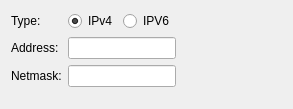
<?xml version="1.0" encoding="UTF-8"?>
<ui version="4.0">
 <class>AddressEditor</class>
 <widget class="QWidget" name="AddressEditor">
  <property name="geometry">
   <rect>
    <x>0</x>
    <y>0</y>
    <width>293</width>
    <height>109</height>
   </rect>
  </property>
  <property name="windowTitle">
   <string>Form</string>
  </property>
  <layout class="QFormLayout" name="formLayout">
   <property name="fieldGrowthPolicy">
    <enum>QFormLayout::FieldsStayAtSizeHint</enum>
   </property>
   <item row="0" column="0">
    <widget class="QLabel" name="label_3">
     <property name="text">
      <string>Type:</string>
     </property>
    </widget>
   </item>
   <item row="1" column="0">
    <widget class="QLabel" name="label">
     <property name="text">
      <string>Address:</string>
     </property>
    </widget>
   </item>
   <item row="1" column="1">
    <widget class="QLineEdit" name="address"/>
   </item>
   <item row="2" column="0">
    <widget class="QLabel" name="label_2">
     <property name="text">
      <string>Netmask:</string>
     </property>
    </widget>
   </item>
   <item row="2" column="1">
    <widget class="QLineEdit" name="netmask"/>
   </item>
   <item row="0" column="1">
    <layout class="QHBoxLayout" name="horizontalLayout_2">
     <item>
      <widget class="QRadioButton" name="ipv4">
       <property name="text">
        <string>IPv4</string>
       </property>
       <property name="checked">
        <bool>true</bool>
       </property>
       <property name="autoExclusive">
        <bool>false</bool>
       </property>
      </widget>
     </item>
     <item>
      <widget class="QRadioButton" name="ipv6">
       <property name="text">
        <string>IPV6</string>
       </property>
       <property name="autoExclusive">
        <bool>false</bool>
       </property>
      </widget>
     </item>
    </layout>
   </item>
  </layout>
 </widget>
 <resources/>
 <connections/>
</ui>
